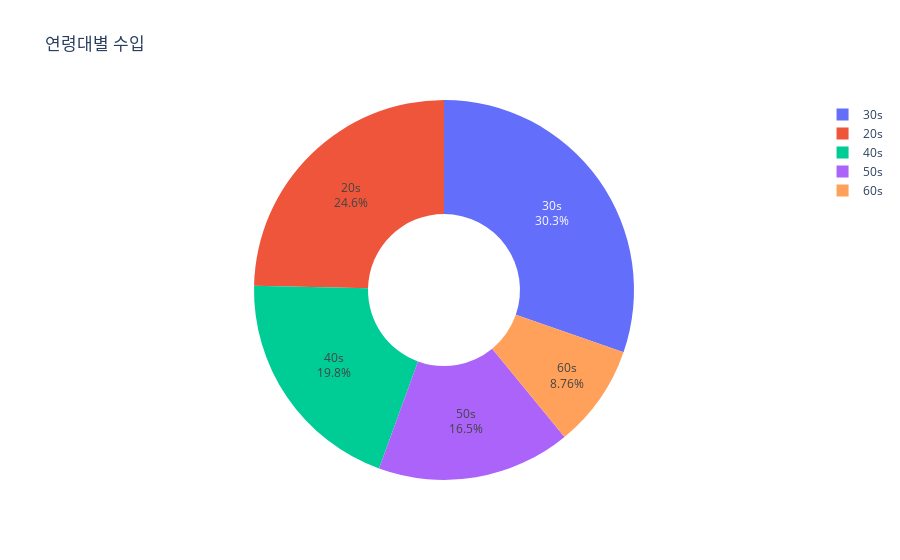

The notebook cell this image was saved under:
### Code cell
trace = go.Pie(labels = df_g1['AgeGroup'],
               values = df_g1['Revenue'],
               textinfo = 'label+percent',             # text 값
               insidetextorientation = 'horizontal',   # testinfo 타입 (tangential / auto / horizontal / radial)
               hole = 0.4,                             # 원 중심부 구멍 크기
              )
data = [trace]
layout = go.Layout(title = '연령대별 수입')
fig = go.Figure(data, layout)
fig.show()

### Figure 1 — Plotly figure (JSON) as saved in the notebook; plotly's stock layout.template omitted (floating-point values rounded to 4 significant figures)
{"data": [{"hole": 0.4, "insidetextorientation": "horizontal", "labels": ["20s", "30s", "40s", "50s", "60s"], "textinfo": "label+percent", "type": "pie", "values": [74300000.0, 91370000.0, 59710000.0, 49720000.0, 26410000.0]}], "layout": {"title": {"text": "연령대별 수입"}}}
